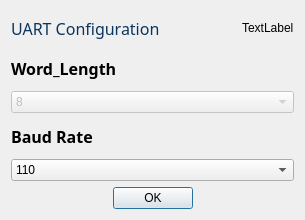
<?xml version="1.0" encoding="UTF-8"?>
<ui version="4.0">
 <class>UARTConfig</class>
 <widget class="QDialog" name="UARTConfig">
  <property name="geometry">
   <rect>
    <x>0</x>
    <y>0</y>
    <width>305</width>
    <height>220</height>
   </rect>
  </property>
  <property name="windowTitle">
   <string>Dialog</string>
  </property>
  <layout class="QGridLayout" name="gridLayout">
   <item row="0" column="0">
    <layout class="QVBoxLayout" name="verticalLayout_2">
     <item>
      <layout class="QVBoxLayout" name="verticalLayout">
       <item>
        <layout class="QHBoxLayout" name="horizontalLayout_5">
         <item>
          <widget class="QLabel" name="label">
           <property name="font">
            <font>
             <family>Montserrat Black</family>
             <pointsize>12</pointsize>
             <weight>10</weight>
             <italic>false</italic>
             <bold>false</bold>
            </font>
           </property>
           <property name="styleSheet">
            <string notr="true">font: 87 12pt &quot;Montserrat Black&quot;;
color: rgb(11, 53, 94);</string>
           </property>
           <property name="text">
            <string>UART Configuration</string>
           </property>
          </widget>
         </item>
         <item>
          <spacer name="horizontalSpacer">
           <property name="orientation">
            <enum>Qt::Horizontal</enum>
           </property>
           <property name="sizeHint" stdset="0">
            <size>
             <width>40</width>
             <height>20</height>
            </size>
           </property>
          </spacer>
         </item>
         <item>
          <widget class="QLabel" name="label1">
           <property name="text">
            <string>TextLabel</string>
           </property>
          </widget>
         </item>
        </layout>
       </item>
       <item>
        <layout class="QHBoxLayout" name="horizontalLayout_3">
         <item>
          <widget class="QLabel" name="TIM_PRD">
           <property name="enabled">
            <bool>true</bool>
           </property>
           <property name="font">
            <font>
             <family>Raleway Black</family>
             <pointsize>12</pointsize>
             <weight>75</weight>
             <bold>true</bold>
            </font>
           </property>
           <property name="text">
            <string>Word_Length</string>
           </property>
          </widget>
         </item>
        </layout>
       </item>
       <item>
        <widget class="QComboBox" name="comboBox_2">
         <property name="enabled">
          <bool>false</bool>
         </property>
         <item>
          <property name="text">
           <string>8</string>
          </property>
         </item>
        </widget>
       </item>
       <item>
        <widget class="QLabel" name="PRES">
         <property name="enabled">
          <bool>true</bool>
         </property>
         <property name="font">
          <font>
           <family>Raleway Black</family>
           <pointsize>12</pointsize>
           <weight>75</weight>
           <bold>true</bold>
          </font>
         </property>
         <property name="text">
          <string>Baud Rate</string>
         </property>
        </widget>
       </item>
       <item>
        <widget class="QComboBox" name="comboBox">
         <item>
          <property name="text">
           <string>110</string>
          </property>
         </item>
         <item>
          <property name="text">
           <string>220</string>
          </property>
         </item>
         <item>
          <property name="text">
           <string>300</string>
          </property>
         </item>
         <item>
          <property name="text">
           <string>1200</string>
          </property>
         </item>
         <item>
          <property name="text">
           <string>2400</string>
          </property>
         </item>
         <item>
          <property name="text">
           <string>4800</string>
          </property>
         </item>
         <item>
          <property name="text">
           <string>9600</string>
          </property>
         </item>
         <item>
          <property name="text">
           <string>19200</string>
          </property>
         </item>
         <item>
          <property name="text">
           <string>38400</string>
          </property>
         </item>
         <item>
          <property name="text">
           <string>57400</string>
          </property>
         </item>
         <item>
          <property name="text">
           <string>115200</string>
          </property>
         </item>
        </widget>
       </item>
      </layout>
     </item>
     <item>
      <layout class="QHBoxLayout" name="horizontalLayout_6">
       <item>
        <spacer name="horizontalSpacer_2">
         <property name="orientation">
          <enum>Qt::Horizontal</enum>
         </property>
         <property name="sizeHint" stdset="0">
          <size>
           <width>40</width>
           <height>20</height>
          </size>
         </property>
        </spacer>
       </item>
       <item>
        <widget class="QPushButton" name="pushButton">
         <property name="text">
          <string>OK</string>
         </property>
        </widget>
       </item>
       <item>
        <spacer name="horizontalSpacer_3">
         <property name="orientation">
          <enum>Qt::Horizontal</enum>
         </property>
         <property name="sizeHint" stdset="0">
          <size>
           <width>40</width>
           <height>20</height>
          </size>
         </property>
        </spacer>
       </item>
      </layout>
     </item>
    </layout>
   </item>
  </layout>
 </widget>
 <resources/>
 <connections/>
</ui>
